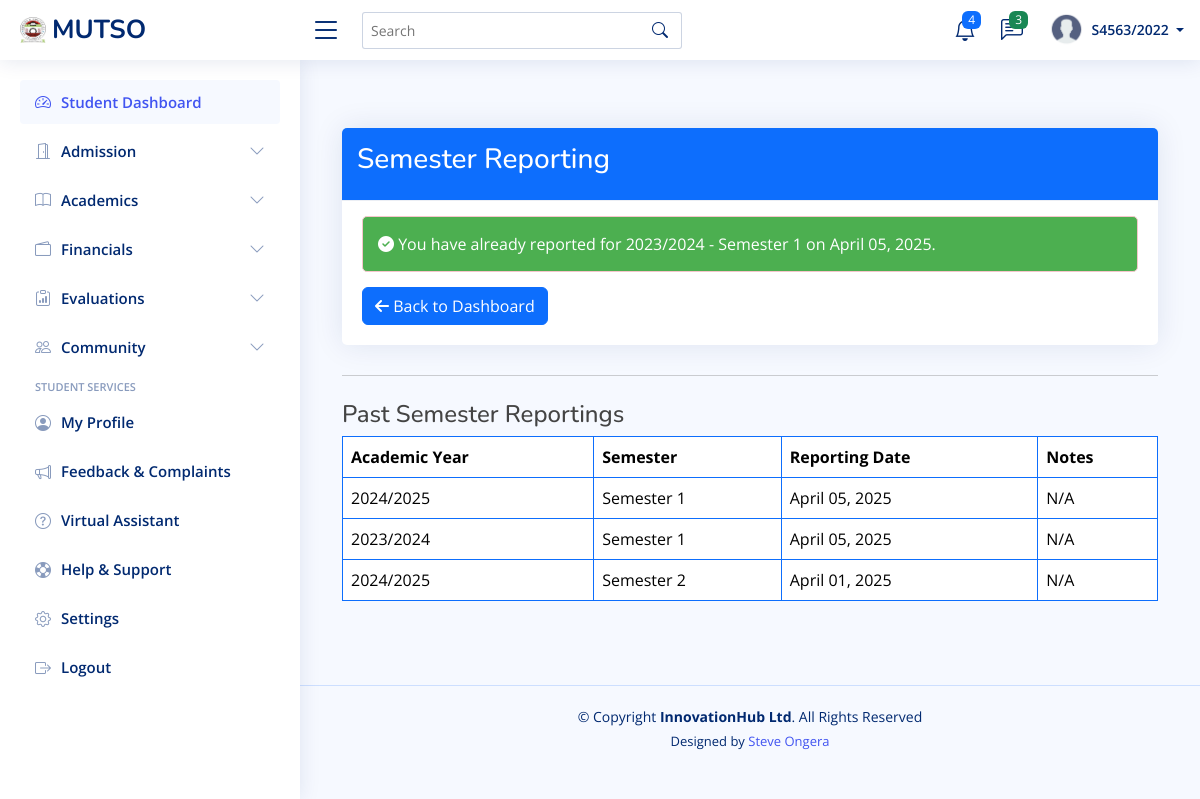
The app's page /report/ (signed in), older data.
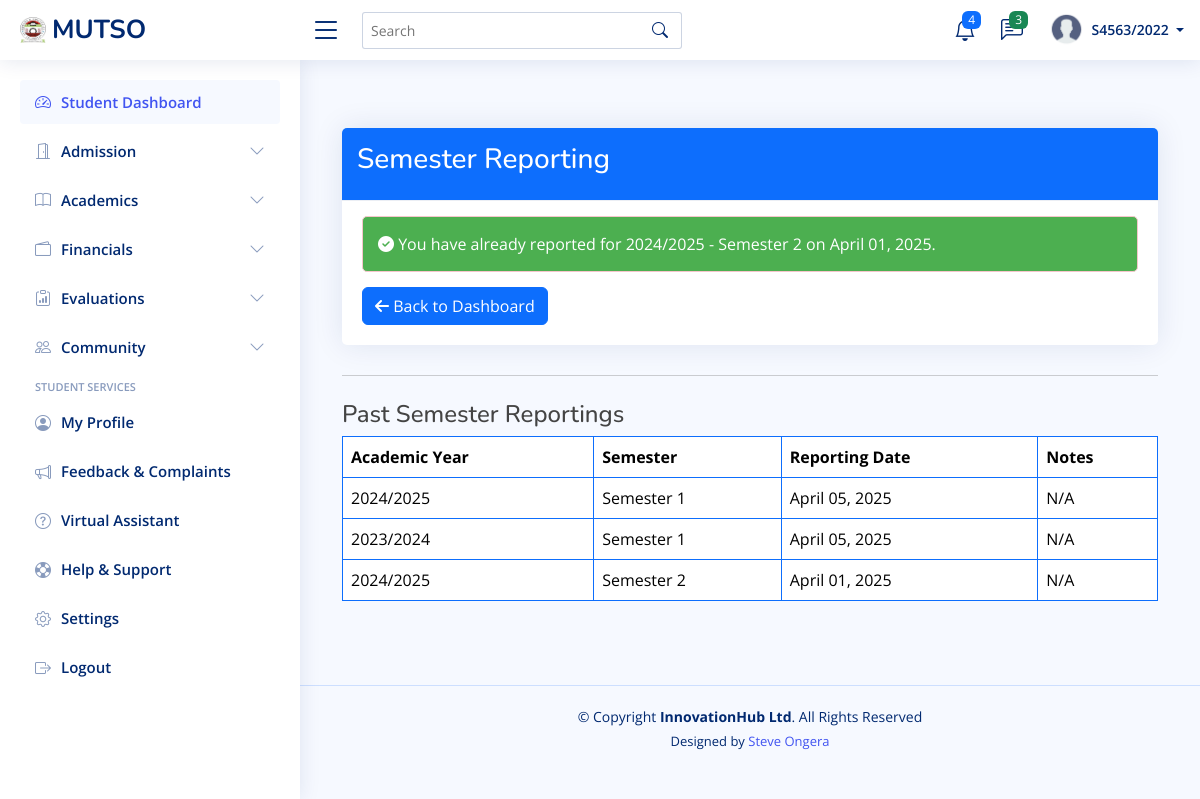
The same page, newer data.
### students_portal/models.py (models this page shows, shortened)
class Semester(models.Model):
    academic_year = models.ForeignKey(AcademicYear, on_delete=models.CASCADE, related_name='semesters')
    name = models.CharField(max_length=50)
    number = models.IntegerField()  # 1, 2, or 3 depending on programme
    start_date = models.DateField()
    end_date = models.DateField()
    is_current = models.BooleanField(default=False)
    class Meta:
        unique_together = ('academic_year', 'number')

class AcademicYear(models.Model):
    name = models.CharField(max_length=50)
    start_date = models.DateField()
    end_date = models.DateField()
    is_current = models.BooleanField(default=False)

class StudentReporting(models.Model):
    REPORTING_STATUS = (
        ('reported', 'Reported'),
        ('not_reported', 'Not Reported'),
        ('deferred', 'Deferred'),
        ('on_leave', 'On Leave'),
    )
    student = models.ForeignKey(
        'Student',
        on_delete=models.CASCADE,
        related_name='reporting_records',
        verbose_name='Student'
    )
    academic_year = models.ForeignKey(
        'AcademicYear',
        on_delete=models.CASCADE,
        related_name='student_reportings',
        verbose_name='Academic Year'
    )
    programme = models.ForeignKey(
        'Programme',
        on_delete=models.CASCADE,
        related_name='reporting_records',
        verbose_name='Programme'
    )
    semester = models.ForeignKey(
        'Semester',
        on_delete=models.CASCADE,
        related_name='student_reportings',
        verbose_name='Semester'
    )
    reporting_status = models.CharField(
        max_length=20,
        choices=REPORTING_STATUS,
        default='not_reported',
        verbose_name='Reporting Status'
    )
    reporting_date = models.DateField(
        null=True,
        blank=True,
        verbose_name='Reporting Date'
    )
    is_fees_cleared = models.BooleanField(
        default=False,
        verbose_name='Fees Cleared'
    )
    created_at = models.DateTimeField(
        auto_now_add=True,
        verbose_name='Created At'
    )
    updated_at = models.DateTimeField(
        auto_now=True,
        verbose_name='Updated At'
    )
    notes = models.TextField(
        blank=True,
        null=True,
        verbose_name='Administrative Notes'
    )
    class Meta:
        verbose_name = 'Student Reporting'
        verbose_name_plural = 'Student Reporting Records'
        unique_together = ('student', 'academic_year', 'semester')
        ordering = ['-academic_year__start_date', '-semester__number']

### students_portal/views.py (the view, shortened to what this page needs)
# urls.py: path('report/', views.report_for_semester, name='report_for_semester'),
@login_required
def report_for_semester(request):
    try:
        student = Student.objects.get(registration_number=request.user.username)
    except Student.DoesNotExist:
        messages.error(request, "Student record not found")
        return redirect('student_dashboard')
    current_semester = Semester.objects.filter(is_current=True).first()
    if not current_semester:
        messages.error(request, "No active semester found for reporting.")
        return redirect('student_dashboard')
    existing_report = StudentReporting.objects.filter(
        student=student,
        academic_year=current_semester.academic_year,
        semester=current_semester
    ).first()
    past_reportings = StudentReporting.objects.filter(
        student=student
    ).order_by('-reporting_date')
    context = {
        'student': student,
        'current_semester': current_semester,
        'already_reported': existing_report is not None,
        'reporting_record': existing_report,
        'past_reportings': past_reportings,
    }
    return render(request, 'students/report_for_semester.html', context)

### templates/students/report_for_semester.html (shortened to what this page needs)
{% extends 'base/base.html' %}
{% block content %}
<div class="container py-5">
    <div class="card">
        <div class="card-header bg-primary text-white">
            <h3>Semester Reporting</h3>
        </div>
        <div class="card-body">
            {% if already_reported %}
                <div class="alert alert-success">
                    <i class="fas fa-check-circle"></i>
                    You have already reported for {{ current_semester.academic_year.name }} - Semester {{ current_semester.number }}
                    on {{ reporting_record.reporting_date|date:"F d, Y" }}.
                </div>
                <a href="{% url 'student_dashboard' %}" class="btn btn-primary">
                    <i class="fas fa-arrow-left"></i> Back to Dashboard
                </a>
            {% endif %}
        </div>
    </div>
    <hr>
    <h4 class="mt-4">Past Semester Reportings</h4>
    {% if past_reportings %}
        <div class="table-responsive">
            <table class="table table-bordered border-primary">
                <thead>
                    <tr>
                        <th>Academic Year</th>
                        <th>Semester</th>
                        <th>Reporting Date</th>
                        <th>Notes</th>
                    </tr>
                </thead>
                <tbody>
                    {% for report in past_reportings %}
                        <tr>
                            <td>{{ report.academic_year.name }}</td>
                            <td>{{ report.semester.name }}</td>
                            <td>{{ report.reporting_date|date:"F d, Y" }}</td>
                            <td>{{ report.notes|default:"N/A" }}</td>
                        </tr>
                    {% endfor %}
                </tbody>
            </table>
        </div>
    {% else %}
        <div class="alert alert-warning">No past reporting records found.</div>
    {% endif %}
</div>
{% endblock %}

Row changes from the older to the newer data that the page shows:
no longer on this page (row edited): Semester: academic_year.name "2023/2024", number "1"
now on this page (row edited): Semester: academic_year.name "2024/2025", number "2"
Text that changed along with them:
{{ reporting_record.reporting_date|date:"F d, Y" }}: "April 05, 2025" → "April 01, 2025"
